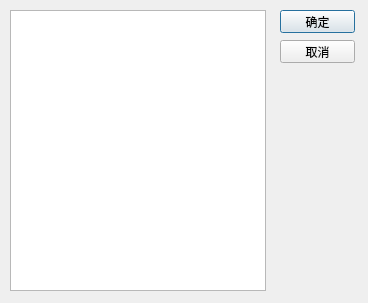
<?xml version="1.0" encoding="UTF-8"?>
<ui version="4.0">
 <class>setform</class>
 <widget class="QDialog" name="setform">
  <property name="geometry">
   <rect>
    <x>0</x>
    <y>0</y>
    <width>368</width>
    <height>303</height>
   </rect>
  </property>
  <property name="windowTitle">
   <string>配置参数</string>
  </property>
  <widget class="QTableWidget" name="tb_lv">
   <property name="geometry">
    <rect>
     <x>10</x>
     <y>10</y>
     <width>256</width>
     <height>281</height>
    </rect>
   </property>
  </widget>
  <widget class="QPushButton" name="btn_ok">
   <property name="geometry">
    <rect>
     <x>280</x>
     <y>10</y>
     <width>75</width>
     <height>23</height>
    </rect>
   </property>
   <property name="text">
    <string>确定</string>
   </property>
  </widget>
  <widget class="QPushButton" name="btn_esc">
   <property name="geometry">
    <rect>
     <x>280</x>
     <y>40</y>
     <width>75</width>
     <height>23</height>
    </rect>
   </property>
   <property name="text">
    <string>取消</string>
   </property>
  </widget>
 </widget>
 <resources/>
 <connections/>
</ui>
